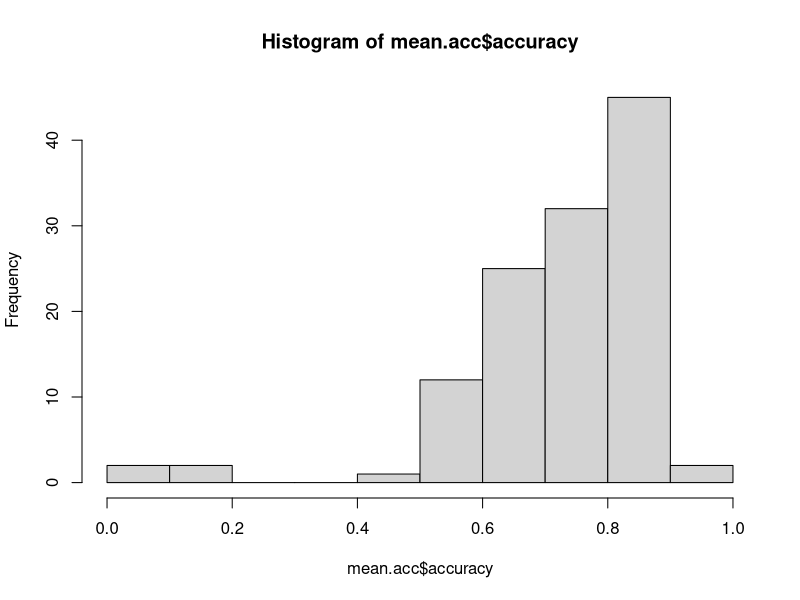
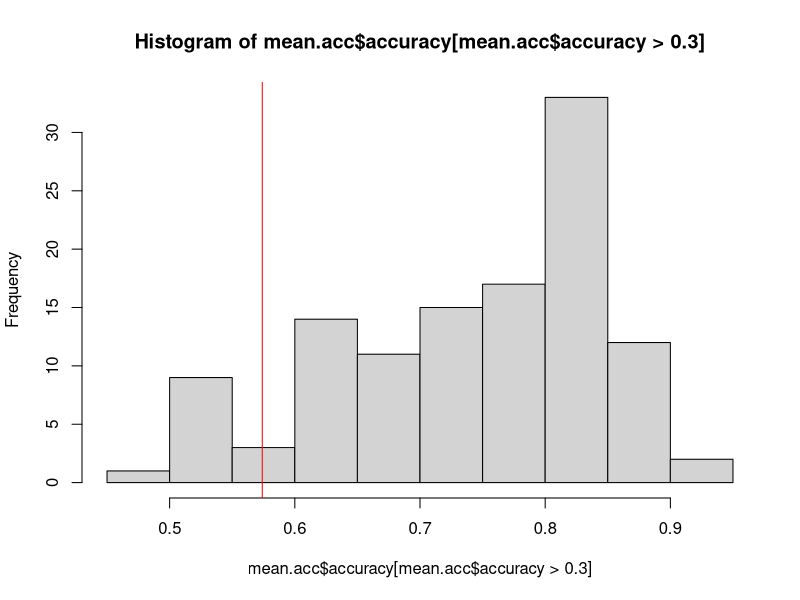

The R source for these figures, in order:
# #Scherer Study 1 Cleaning
# #This script deletes blank trials, 
# breaks the subjects into their individual experiments,
# and appends subject race.
# Curiously, 15 subjects seem to be missing.
# Input is WIT_study1_raw.txt
# Output is WIT_study1_refined.txt

library(plyr)
library(dplyr)

# data ingest
dat = read.delim(file = "./rawdata/WIT_study1_raw.txt")

# data cleaning
dat = dat %>% 
  filter(!is.na(SubTrial),
         !is.na(Probe.ACC))
dat = dat %>% 
  select(-ChunkList.Sample)

# Adjust subject ID to be distinct per condition
#"Condition 1" is black & white
#"Condition 2" is neutral & black
#"Condition 3" is neutral & white. Thus,
dat = dat %>% 
  mutate(Subject = Subject + ifelse(ExperimentName == "WIT_neutral_black", 100, 0),
         Subject = Subject + ifelse(ExperimentName == "WIT_neutral_white", 200, 0)) %>% 
  mutate(race = "white")

# label minority participants
minority = c(11, 12, 14, 15, 16, 20, 23, 29, 30, 31, 33, 34, 38, 39, 40, 47, 48,
             c(4, 15, 17, 32, 37, 40, 41, 43, 45) + 100, # Condition 2
             c(6, 14, 18, 20, 28, 32, 34) + 200 # Condition 3
)
dat$race[dat$Subject %in% minority] = "minority"


length(levels(as.factor(dat$Subject))) #121 subjects < (50 + 45 + 41 = 136)
#where are we missing dudes?
tapply(dat$Subject, dat$Subject, FUN=length) #we seem to be missing some subjects for some reason?
missing = c(7:9, 11:12, 34, 106:107, 111:112, 206:207, 210:212)
length(missing) #the mysteriously absent 15 subjects...
#We'll figure out the missing subjects later, I guess. 
#Let's see what the analysis looks like without them

# Exclude those participants who are not significantly better than chance
# not sure whether alpha = .05 or alpha = .01 (or any difference)

mean.acc = dat %>% 
  group_by(Subject) %>% 
  summarize(accuracy = mean(Probe.ACC, na.rm = T),
            trials = n())
# Are subjects with <20% accuracy performing reversed mapping, 
#  or are they not responding?
hist(mean.acc$accuracy)
# What's necessary accuracy for p < .01 above chance in 256 trials?
qbinom(.99, 256, .5, lower.tail = T)/256
# Must be 57.4% accurate to ride
hist(mean.acc$accuracy[mean.acc$accuracy > .3])
abline(v = .574, col = 'red')
bad = mean.acc$Subject[mean.acc$accuracy < .574]

# Filter out bad-accuracy subjects
dat = dat %>% 
  filter(!(Subject %in% bad))

# Filter out minority (black?) subjects
# TODO: Can I distinguish black from general minority status?
dat = dat %>%
  filter(race != "minority")

write.table(dat, file="clean_wit1.txt", sep="\t", row.names=F)
